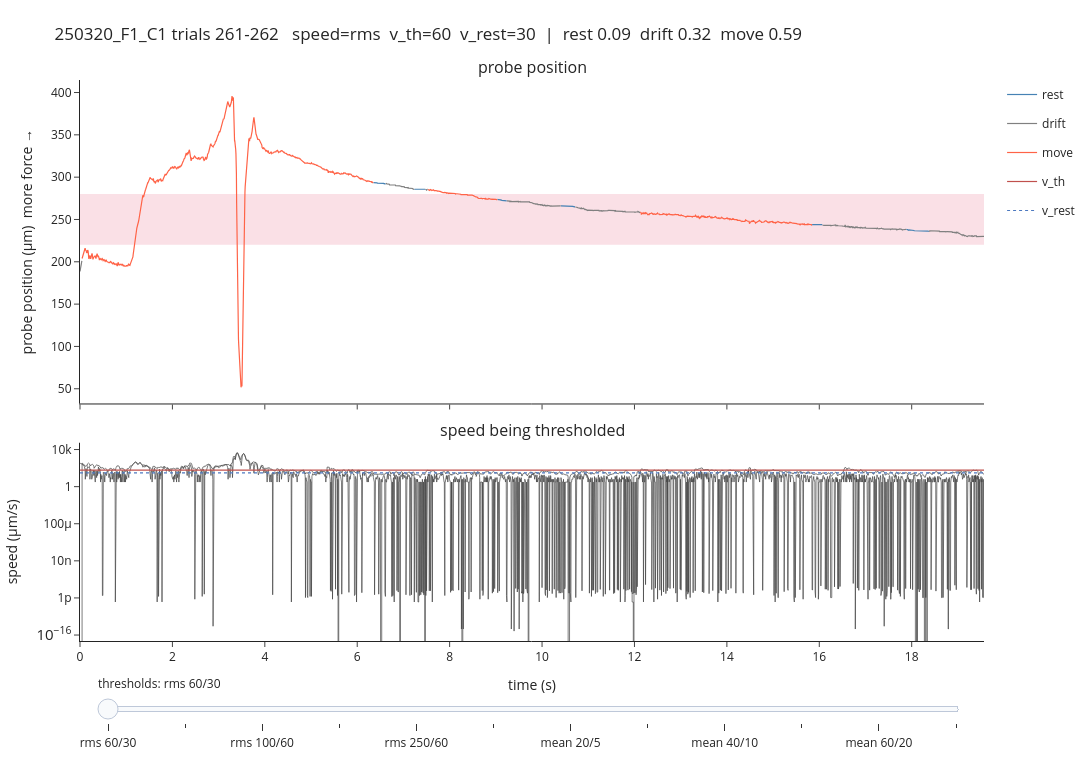

The code cell stored with this chart in its notebook:
### Code cell
trials_261 = load_trial_run('250320_F1_C1', 261, 262)

fig_expl = plotly_threshold_explorer(
    trials_261, title='250320_F1_C1 trials 261-262',
    savepath=f'{mutant_fig_dir}/250320_F1_C1/threshold_explorer_trial_261.html')
fig_expl.show()

# state fractions across the whole grid, to compare settings numerically
_t, _x, _ = build_trace_with_boundaries(trials_261)
rows = []
for c in default_grid():
    _, st = classify(_t, _x, c['v_th'], c['v_rest'], speed_kind=c['speed_kind'])
    rows.append({**c,
                 'rest': np.mean(st == kin.STATE_REST),
                 'drift': np.mean(st == kin.STATE_DRIFT),
                 'move': np.mean(st == kin.STATE_MOVE)})
pd.DataFrame(rows)

### Figure 1 — Plotly figure (JSON) as saved in the notebook; plotly's stock layout.template omitted (floating-point values rounded to 4 significant figures; data arrays with more than 128 entries replaced by an {"elided": "..."} marker saying what was removed)
{"data": [{"hovertemplate": "%{y:.0f} µm/s<extra></extra>", "line": {"color": "#444", "width": 0.7}, "mode": "lines", "name": "speed (mean)", "showlegend": false, "type": "scatter", "x": {"elided": "3914 float values"}, "xaxis": "x2", "y": {"elided": "3914 float values"}, "yaxis": "y2"}, {"hovertemplate": "%{y:.0f} µm/s<extra></extra>", "line": {"color": "#444", "width": 0.7}, "mode": "lines", "name": "speed (rms)", "showlegend": false, "type": "scatter", "x": {"elided": "3914 float values"}, "xaxis": "x2", "y": {"elided": "3914 float values"}, "yaxis": "y2"}, {"hovertemplate": "%{y:.0f} µm<extra>rest</extra>", "legendgroup": "rest", "line": {"color": "steelblue", "width": 1.2}, "mode": "lines", "name": "rest", "showlegend": true, "type": "scatter", "visible": true, "x": {"elided": "3914 float values"}, "xaxis": "x", "y": {"elided": "3914 float values"}, "yaxis": "y"}, {"hovertemplate": "%{y:.0f} µm<extra>drift</extra>", "legendgroup": "drift", "line": {"color": "gray", "width": 1.2}, "mode": "lines", "name": "drift", "showlegend": true, "type": "scatter", "visible": true, "x": {"elided": "3914 float values"}, "xaxis": "x", "y": {"elided": "3914 float values"}, "yaxis": "y"}, {"hovertemplate": "%{y:.0f} µm<extra>move</extra>", "legendgroup": "move", "line": {"color": "tomato", "width": 1.2}, "mode": "lines", "name": "move", "showlegend": true, "type": "scatter", "visible": true, "x": {"elided": "3914 float values"}, "xaxis": "x", "y": {"elided": "3914 float values"}, "yaxis": "y"}, {"hovertemplate": "v_th=60<extra></extra>", "line": {"color": "#c0504d", "dash": "solid", "width": 1.2}, "mode": "lines", "name": "v_th", "showlegend": true, "type": "scatter", "visible": true, "x": [0, 19.56], "xaxis": "x2", "y": [60, 60], "yaxis": "y2"}, {"hovertemplate": "v_rest=30<extra></extra>", "line": {"color": "#4d79c0", "dash": "dot", "width": 1.2}, "mode": "lines", "name": "v_rest", "showlegend": true, "type": "scatter", "visible": true, "x": [0, 19.56], "xaxis": "x2", "y": [30, 30], "yaxis": "y2"}, {"hovertemplate": "%{y:.0f} µm<extra>rest</extra>", "legendgroup": "rest", "line": {"color": "steelblue", "width": 1.2}, "mode": "lines", "name": "rest", "showlegend": false, "type": "scatter", "visible": false, "x": {"elided": "3914 float values"}, "xaxis": "x", "y": {"elided": "3914 float values"}, "yaxis": "y"}, {"hovertemplate": "%{y:.0f} µm<extra>drift</extra>", "legendgroup": "drift", "line": {"color": "gray", "width": 1.2}, "mode": "lines", "name": "drift", "showlegend": false, "type": "scatter", "visible": false, "x": {"elided": "3914 float values"}, "xaxis": "x", "y": {"elided": "3914 float values"}, "yaxis": "y"}, {"hovertemplate": "%{y:.0f} µm<extra>move</extra>", "legendgroup": "move", "line": {"color": "tomato", "width": 1.2}, "mode": "lines", "name": "move", "showlegend": false, "type": "scatter", "visible": false, "x": {"elided": "3914 float values"}, "xaxis": "x", "y": {"elided": "3914 float values"}, "yaxis": "y"}, {"hovertemplate": "v_th=100<extra></extra>", "line": {"color": "#c0504d", "dash": "solid", "width": 1.2}, "mode": "lines", "name": "v_th", "showlegend": false, "type": "scatter", "visible": false, "x": [0, 19.56], "xaxis": "x2", "y": [100, 100], "yaxis": "y2"}, {"hovertemplate": "v_rest=30<extra></extra>", "line": {"color": "#4d79c0", "dash": "dot", "width": 1.2}, "mode": "lines", "name": "v_rest", "showlegend": false, "type": "scatter", "visible": false, "x": [0, 19.56], "xaxis": "x2", "y": [30, 30], "yaxis": "y2"}, {"hovertemplate": "%{y:.0f} µm<extra>rest</extra>", "legendgroup": "rest", "line": {"color": "steelblue", "width": 1.2}, "mode": "lines", "name": "rest", "showlegend": false, "type": "scatter", "visible": false, "x": {"elided": "3914 float values"}, "xaxis": "x", "y": {"elided": "3914 float values"}, "yaxis": "y"}, {"hovertemplate": "%{y:.0f} µm<extra>drift</extra>", "legendgroup": "drift", "line": {"color": "gray", "width": 1.2}, "mode": "lines", "name": "drift", "showlegend": false, "type": "scatter", "visible": false, "x": {"elided": "3914 float values"}, "xaxis": "x", "y": {"elided": "3914 float values"}, "yaxis": "y"}, {"hovertemplate": "%{y:.0f} µm<extra>move</extra>", "legendgroup": "move", "line": {"color": "tomato", "width": 1.2}, "mode": "lines", "name": "move", "showlegend": false, "type": "scatter", "visible": false, "x": {"elided": "3914 float values"}, "xaxis": "x", "y": {"elided": "3914 float values"}, "yaxis": "y"}, {"hovertemplate": "v_th=100<extra></extra>", "line": {"color": "#c0504d", "dash": "solid", "width": 1.2}, "mode": "lines", "name": "v_th", "showlegend": false, "type": "scatter", "visible": false, "x": [0, 19.56], "xaxis": "x2", "y": [100, 100], "yaxis": "y2"}, {"hovertemplate": "v_rest=60<extra></extra>", "line": {"color": "#4d79c0", "dash": "dot", "width": 1.2}, "mode": "lines", "name": "v_rest", "showlegend": false, "type": "scatter", "visible": false, "x": [0, 19.56], "xaxis": "x2", "y": [60, 60], "yaxis": "y2"}, {"hovertemplate": "%{y:.0f} µm<extra>rest</extra>", "legendgroup": "rest", "line": {"color": "steelblue", "width": 1.2}, "mode": "lines", "name": "rest", "showlegend": false, "type": "scatter", "visible": false, "x": {"elided": "3914 float values"}, "xaxis": "x", "y": {"elided": "3914 float values"}, "yaxis": "y"}, {"hovertemplate": "%{y:.0f} µm<extra>drift</extra>", "legendgroup": "drift", "line": {"color": "gray", "width": 1.2}, "mode": "lines", "name": "drift", "showlegend": false, "type": "scatter", "visible": false, "x": {"elided": "3914 float values"}, "xaxis": "x", "y": {"elided": "3914 float values"}, "yaxis": "y"}, {"hovertemplate": "%{y:.0f} µm<extra>move</extra>", "legendgroup": "move", "line": {"color": "tomato", "width": 1.2}, "mode": "lines", "name": "move", "showlegend": false, "type": "scatter", "visible": false, "x": {"elided": "3914 float values"}, "xaxis": "x", "y": {"elided": "3914 float values"}, "yaxis": "y"}, {"hovertemplate": "v_th=150<extra></extra>", "line": {"color": "#c0504d", "dash": "solid", "width": 1.2}, "mode": "lines", "name": "v_th", "showlegend": false, "type": "scatter", "visible": false, "x": [0, 19.56], "xaxis": "x2", "y": [150, 150], "yaxis": "y2"}, {"hovertemplate": "v_rest=60<extra></extra>", "line": {"color": "#4d79c0", "dash": "dot", "width": 1.2}, "mode": "lines", "name": "v_rest", "showlegend": false, "type": "scatter", "visible": false, "x": [0, 19.56], "xaxis": "x2", "y": [60, 60], "yaxis": "y2"}, {"hovertemplate": "%{y:.0f} µm<extra>rest</extra>", "legendgroup": "rest", "line": {"color": "steelblue", "width": 1.2}, "mode": "lines", "name": "rest", "showlegend": false, "type": "scatter", "visible": false, "x": {"elided": "3914 float values"}, "xaxis": "x", "y": {"elided": "3914 float values"}, "yaxis": "y"}, {"hovertemplate": "%{y:.0f} µm<extra>drift</extra>", "legendgroup": "drift", "line": {"color": "gray", "width": 1.2}, "mode": "lines", "name": "drift", "showlegend": false, "type": "scatter", "visible": false, "x": {"elided": "3914 float values"}, "xaxis": "x", "y": {"elided": "3914 float values"}, "yaxis": "y"}, {"hovertemplate": "%{y:.0f} µm<extra>move</extra>", "legendgroup": "move", "line": {"color": "tomato", "width": 1.2}, "mode": "lines", "name": "move", "showlegend": false, "type": "scatter", "visible": false, "x": {"elided": "3914 float values"}, "xaxis": "x", "y": {"elided": "3914 float values"}, "yaxis": "y"}, {"hovertemplate": "v_th=250<extra></extra>", "line": {"color": "#c0504d", "dash": "solid", "width": 1.2}, "mode": "lines", "name": "v_th", "showlegend": false, "type": "scatter", "visible": false, "x": [0, 19.56], "xaxis": "x2", "y": [250, 250], "yaxis": "y2"}, {"hovertemplate": "v_rest=60<extra></extra>", "line": {"color": "#4d79c0", "dash": "dot", "width": 1.2}, "mode": "lines", "name": "v_rest", "showlegend": false, "type": "scatter", "visible": false, "x": [0, 19.56], "xaxis": "x2", "y": [60, 60], "yaxis": "y2"}, {"hovertemplate": "%{y:.0f} µm<extra>rest</extra>", "legendgroup": "rest", "line": {"color": "steelblue", "width": 1.2}, "mode": "lines", "name": "rest", "showlegend": false, "type": "scatter", "visible": false, "x": {"elided": "3914 float values"}, "xaxis": "x", "y": {"elided": "3914 float values"}, "yaxis": "y"}, {"hovertemplate": "%{y:.0f} µm<extra>drift</extra>", "legendgroup": "drift", "line": {"color": "gray", "width": 1.2}, "mode": "lines", "name": "drift", "showlegend": false, "type": "scatter", "visible": false, "x": {"elided": "3914 float values"}, "xaxis": "x", "y": {"elided": "3914 float values"}, "yaxis": "y"}, {"hovertemplate": "%{y:.0f} µm<extra>move</extra>", "legendgroup": "move", "line": {"color": "tomato", "width": 1.2}, "mode": "lines", "name": "move", "showlegend": false, "type": "scatter", "visible": false, "x": {"elided": "3914 float values"}, "xaxis": "x", "y": {"elided": "3914 float values"}, "yaxis": "y"}, {"hovertemplate": "v_th=250<extra></extra>", "line": {"color": "#c0504d", "dash": "solid", "width": 1.2}, "mode": "lines", "name": "v_th", "showlegend": false, "type": "scatter", "visible": false, "x": [0, 19.56], "xaxis": "x2", "y": [250, 250], "yaxis": "y2"}, {"hovertemplate": "v_rest=100<extra></extra>", "line": {"color": "#4d79c0", "dash": "dot", "width": 1.2}, "mode": "lines", "name": "v_rest", "showlegend": false, "type": "scatter", "visible": false, "x": [0, 19.56], "xaxis": "x2", "y": [100, 100], "yaxis": "y2"}, {"hovertemplate": "%{y:.0f} µm<extra>rest</extra>", "legendgroup": "rest", "line": {"color": "steelblue", "width": 1.2}, "mode": "lines", "name": "rest", "showlegend": false, "type": "scatter", "visible": false, "x": {"elided": "3914 float values"}, "xaxis": "x", "y": {"elided": "3914 float values"}, "yaxis": "y"}, {"hovertemplate": "%{y:.0f} µm<extra>drift</extra>", "legendgroup": "drift", "line": {"color": "gray", "width": 1.2}, "mode": "lines", "name": "drift", "showlegend": false, "type": "scatter", "visible": false, "x": {"elided": "3914 float values"}, "xaxis": "x", "y": {"elided": "3914 float values"}, "yaxis": "y"}, {"hovertemplate": "%{y:.0f} µm<extra>move</extra>", "legendgroup": "move", "line": {"color": "tomato", "width": 1.2}, "mode": "lines", "name": "move", "showlegend": false, "type": "scatter", "visible": false, "x": {"elided": "3914 float values"}, "xaxis": "x", "y": {"elided": "3914 float values"}, "yaxis": "y"}, {"hovertemplate": "v_th=20<extra></extra>", "line": {"color": "#c0504d", "dash": "solid", "width": 1.2}, "mode": "lines", "name": "v_th", "showlegend": false, "type": "scatter", "visible": false, "x": [0, 19.56], "xaxis": "x2", "y": [20, 20], "yaxis": "y2"}, {"hovertemplate": "v_rest=5<extra></extra>", "line": {"color": "#4d79c0", "dash": "dot", "width": 1.2}, "mode": "lines", "name": "v_rest", "showlegend": false, "type": "scatter", "visible": false, "x": [0, 19.56], "xaxis": "x2", "y": [5, 5], "yaxis": "y2"}, {"hovertemplate": "%{y:.0f} µm<extra>rest</extra>", "legendgroup": "rest", "line": {"color": "steelblue", "width": 1.2}, "mode": "lines", "name": "rest", "showlegend": false, "type": "scatter", "visible": false, "x": {"elided": "3914 float values"}, "xaxis": "x", "y": {"elided": "3914 float values"}, "yaxis": "y"}, {"hovertemplate": "%{y:.0f} µm<extra>drift</extra>", "legendgroup": "drift", "line": {"color": "gray", "width": 1.2}, "mode": "lines", "name": "drift", "showlegend": false, "type": "scatter", "visible": false, "x": {"elided": "3914 float values"}, "xaxis": "x", "y": {"elided": "3914 float values"}, "yaxis": "y"}, {"hovertemplate": "%{y:.0f} µm<extra>move</extra>", "legendgroup": "move", "line": {"color": "tomato", "width": 1.2}, "mode": "lines", "name": "move", "showlegend": false, "type": "scatter", "visible": false, "x": {"elided": "3914 float values"}, "xaxis": "x", "y": {"elided": "3914 float values"}, "yaxis": "y"}, {"hovertemplate": "v_th=20<extra></extra>", "line": {"color": "#c0504d", "dash": "solid", "width": 1.2}, "mode": "lines", "name": "v_th", "showlegend": false, "type": "scatter", "visible": false, "x": [0, 19.56], "xaxis": "x2", "y": [20, 20], "yaxis": "y2"}, {"hovertemplate": "v_rest=10<extra></extra>", "line": {"color": "#4d79c0", "dash": "dot", "width": 1.2}, "mode": "lines", "name": "v_rest", "showlegend": false, "type": "scatter", "visible": false, "x": [0, 19.56], "xaxis": "x2", "y": [10, 10], "yaxis": "y2"}, {"hovertemplate": "%{y:.0f} µm<extra>rest</extra>", "legendgroup": "rest", "line": {"color": "steelblue", "width": 1.2}, "mode": "lines", "name": "rest", "showlegend": false, "type": "scatter", "visible": false, "x": {"elided": "3914 float values"}, "xaxis": "x", "y": {"elided": "3914 float values"}, "yaxis": "y"}, {"hovertemplate": "%{y:.0f} µm<extra>drift</extra>", "legendgroup": "drift", "line": {"color": "gray", "width": 1.2}, "mode": "lines", "name": "drift", "showlegend": false, "type": "scatter", "visible": false, "x": {"elided": "3914 float values"}, "xaxis": "x", "y": {"elided": "3914 float values"}, "yaxis": "y"}, {"hovertemplate": "%{y:.0f} µm<extra>move</extra>", "legendgroup": "move", "line": {"color": "tomato", "width": 1.2}, "mode": "lines", "name": "move", "showlegend": false, "type": "scatter", "visible": false, "x": {"elided": "3914 float values"}, "xaxis": "x", "y": {"elided": "3914 float values"}, "yaxis": "y"}, {"hovertemplate": "v_th=40<extra></extra>", "line": {"color": "#c0504d", "dash": "solid", "width": 1.2}, "mode": "lines", "name": "v_th", "showlegend": false, "type": "scatter", "visible": false, "x": [0, 19.56], "xaxis": "x2", "y": [40, 40], "yaxis": "y2"}, {"hovertemplate": "v_rest=10<extra></extra>", "line": {"color": "#4d79c0", "dash": "dot", "width": 1.2}, "mode": "lines", "name": "v_rest", "showlegend": false, "type": "scatter", "visible": false, "x": [0, 19.56], "xaxis": "x2", "y": [10, 10], "yaxis": "y2"}, {"hovertemplate": "%{y:.0f} µm<extra>rest</extra>", "legendgroup": "rest", "line": {"color": "steelblue", "width": 1.2}, "mode": "lines", "name": "rest", "showlegend": false, "type": "scatter", "visible": false, "x": {"elided": "3914 float values"}, "xaxis": "x", "y": {"elided": "3914 float values"}, "yaxis": "y"}, {"hovertemplate": "%{y:.0f} µm<extra>drift</extra>", "legendgroup": "drift", "line": {"color": "gray", "width": 1.2}, "mode": "lines", "name": "drift", "showlegend": false, "type": "scatter", "visible": false, "x": {"elided": "3914 float values"}, "xaxis": "x", "y": {"elided": "3914 float values"}, "yaxis": "y"}, {"hovertemplate": "%{y:.0f} µm<extra>move</extra>", "legendgroup": "move", "line": {"color": "tomato", "width": 1.2}, "mode": "lines", "name": "move", "showlegend": false, "type": "scatter", "visible": false, "x": {"elided": "3914 float values"}, "xaxis": "x", "y": {"elided": "3914 float values"}, "yaxis": "y"}, {"hovertemplate": "v_th=40<extra></extra>", "line": {"color": "#c0504d", "dash": "solid", "width": 1.2}, "mode": "lines", "name": "v_th", "showlegend": false, "type": "scatter", "visible": false, "x": [0, 19.56], "xaxis": "x2", "y": [40, 40], "yaxis": "y2"}, {"hovertemplate": "v_rest=20<extra></extra>", "line": {"color": "#4d79c0", "dash": "dot", "width": 1.2}, "mode": "lines", "name": "v_rest", "showlegend": false, "type": "scatter", "visible": false, "x": [0, 19.56], "xaxis": "x2", "y": [20, 20], "yaxis": "y2"}, {"hovertemplate": "%{y:.0f} µm<extra>rest</extra>", "legendgroup": "rest", "line": {"color": "steelblue", "width": 1.2}, "mode": "lines", "name": "rest", "showlegend": false, "type": "scatter", "visible": false, "x": {"elided": "3914 float values"}, "xaxis": "x", "y": {"elided": "3914 float values"}, "yaxis": "y"}, {"hovertemplate": "%{y:.0f} µm<extra>drift</extra>", "legendgroup": "drift", "line": {"color": "gray", "width": 1.2}, "mode": "lines", "name": "drift", "showlegend": false, "type": "scatter", "visible": false, "x": {"elided": "3914 float values"}, "xaxis": "x", "y": {"elided": "3914 float values"}, "yaxis": "y"}, {"hovertemplate": "%{y:.0f} µm<extra>move</extra>", "legendgroup": "move", "line": {"color": "tomato", "width": 1.2}, "mode": "lines", "name": "move", "showlegend": false, "type": "scatter", "visible": false, "x": {"elided": "3914 float values"}, "xaxis": "x", "y": {"elided": "3914 float values"}, "yaxis": "y"}, {"hovertemplate": "v_th=60<extra></extra>", "line": {"color": "#c0504d", "dash": "solid", "width": 1.2}, "mode": "lines", "name": "v_th", "showlegend": false, "type": "scatter", "visible": false, "x": [0, 19.56], "xaxis": "x2", "y": [60, 60], "yaxis": "y2"}, {"hovertemplate": "v_rest=20<extra></extra>", "line": {"color": "#4d79c0", "dash": "dot", "width": 1.2}, "mode": "lines", "name": "v_rest", "showlegend": false, "type": "scatter", "visible": false, "x": [0, 19.56], "xaxis": "x2", "y": [20, 20], "yaxis": "y2"}, {"hovertemplate": "%{y:.0f} µm<extra>rest</extra>", "legendgroup": "rest", "line": {"color": "steelblue", "width": 1.2}, "mode": "lines", "name": "rest", "showlegend": false, "type": "scatter", "visible": false, "x": {"elided": "3914 float values"}, "xaxis": "x", "y": {"elided": "3914 float values"}, "yaxis": "y"}, {"hovertemplate": "%{y:.0f} µm<extra>drift</extra>", "legendgroup": "drift", "line": {"color": "gray", "width": 1.2}, "mode": "lines", "name": "drift", "showlegend": false, "type": "scatter", "visible": false, "x": {"elided": "3914 float values"}, "xaxis": "x", "y": {"elided": "3914 float values"}, "yaxis": "y"}, {"hovertemplate": "%{y:.0f} µm<extra>move</extra>", "legendgroup": "move", "line": {"color": "tomato", "width": 1.2}, "mode": "lines", "name": "move", "showlegend": false, "type": "scatter", "visible": false, "x": {"elided": "3914 float values"}, "xaxis": "x", "y": {"elided": "3914 float values"}, "yaxis": "y"}, {"hovertemplate": "v_th=60<extra></extra>", "line": {"color": "#c0504d", "dash": "solid", "width": 1.2}, "mode": "lines", "name": "v_th", "showlegend": false, "type": "scatter", "visible": false, "x": [0, 19.56], "xaxis": "x2", "y": [60, 60], "yaxis": "y2"}, {"hovertemplate": "v_rest=30<extra></extra>", "line": {"color": "#4d79c0", "dash": "dot", "width": 1.2}, "mode": "lines", "name": "v_rest", "showlegend": false, "type": "scatter", "visible": false, "x": [0, 19.56], "xaxis": "x2", "y": [30, 30], "yaxis": "y2"}], "layout": {"annotations": [{"font": {"size": 16}, "showarrow": false, "text": "probe position", "x": 0.5, "xanchor": "center", "xref": "paper", "y": 1, "yanchor": "bottom", "yref": "paper"}, {"font": {"size": 16}, "showarrow": false, "text": "speed being thresholded", "x": 0.5, "xanchor": "center", "xref": "paper", "y": 0.3534, "yanchor": "bottom", "yref": "paper"}], "font": {"size": 12}, "height": 760, "hovermode": "x unified", "margin": {"b": 110, "l": 70, "r": 40, "t": 80}, "shapes": [{"fillcolor": "#f6c1cd", "layer": "below", "line": {"width": 0}, "opacity": 0.5, "type": "rect", "x0": 0, "x1": 1, "xref": "x domain", "y0": 220, "y1": 280, "yref": "y"}], "sliders": [{"active": 0, "currentvalue": {"prefix": "thresholds: "}, "len": 0.96, "steps": [{"args": [{"visible": [false, true, true, true, true, true, true, false, false, false, false, false, false, false, false, false, false, false, false, false, false, false, false, false, false, false, false, false, false, false, false, false, false, false, false, false, false, false, false, false, false, false, false, false, false, false, false, false, false, false, false, false, false, false, false, false, false, false, false, false, false, false]}, {"title": "250320_F1_C1 trials 261-262   speed=rms  v_th=60  v_rest=30  |  rest 0.09  drift 0.32  move 0.59"}], "label": "rms 60/30", "method": "update"}, {"args": [{"visible": [false, true, false, false, false, false, false, true, true, true, true, true, false, false, false, false, false, false, false, false, false, false, false, false, false, false, false, false, false, false, false, false, false, false, false, false, false, false, false, false, false, false, false, false, false, false, false, false, false, false, false, false, false, false, false, false, false, false, false, false, false, false]}, {"title": "250320_F1_C1 trials 261-262   speed=rms  v_th=100  v_rest=30  |  rest 0.09  drift 0.46  move 0.45"}], "label": "rms 100/30", "method": "update"}, {"args": [{"visible": [false, true, false, false, false, false, false, false, false, false, false, false, true, true, true, true, true, false, false, false, false, false, false, false, false, false, false, false, false, false, false, false, false, false, false, false, false, false, false, false, false, false, false, false, false, false, false, false, false, false, false, false, false, false, false, false, false, false, false, false, false, false]}, {"title": "250320_F1_C1 trials 261-262   speed=rms  v_th=100  v_rest=60  |  rest 0.60  drift 0.13  move 0.27"}], "label": "rms 100/60", "method": "update"}, {"args": [{"visible": [false, true, false, false, false, false, false, false, false, false, false, false, false, false, false, false, false, true, true, true, true, true, false, false, false, false, false, false, false, false, false, false, false, false, false, false, false, false, false, false, false, false, false, false, false, false, false, false, false, false, false, false, false, false, false, false, false, false, false, false, false, false]}, {"title": "250320_F1_C1 trials 261-262   speed=rms  v_th=150  v_rest=60  |  rest 0.60  drift 0.16  move 0.23"}], "label": "rms 150/60", "method": "update"}, {"args": [{"visible": [false, true, false, false, false, false, false, false, false, false, false, false, false, false, false, false, false, false, false, false, false, false, true, true, true, true, true, false, false, false, false, false, false, false, false, false, false, false, false, false, false, false, false, false, false, false, false, false, false, false, false, false, false, false, false, false, false, false, false, false, false, false]}, {"title": "250320_F1_C1 trials 261-262   speed=rms  v_th=250  v_rest=60  |  rest 0.60  drift 0.16  move 0.23"}], "label": "rms 250/60", "method": "update"}, {"args": [{"visible": [false, true, false, false, false, false, false, false, false, false, false, false, false, false, false, false, false, false, false, false, false, false, false, false, false, false, false, true, true, true, true, true, false, false, false, false, false, false, false, false, false, false, false, false, false, false, false, false, false, false, false, false, false, false, false, false, false, false, false, false, false, false]}, {"title": "250320_F1_C1 trials 261-262   speed=rms  v_th=250  v_rest=100  |  rest 0.78  drift 0.02  move 0.21"}], "label": "rms 250/100", "method": "update"}, {"args": [{"visible": [true, false, false, false, false, false, false, false, false, false, false, false, false, false, false, false, false, false, false, false, false, false, false, false, false, false, false, false, false, false, false, false, true, true, true, true, true, false, false, false, false, false, false, false, false, false, false, false, false, false, false, false, false, false, false, false, false, false, false, false, false, false]}, {"title": "250320_F1_C1 trials 261-262   speed=mean  v_th=20  v_rest=5  |  rest 0.00  drift 0.00  move 1.00"}], "label": "mean 20/5", "method": "update"}, {"args": [{"visible": [true, false, false, false, false, false, false, false, false, false, false, false, false, false, false, false, false, false, false, false, false, false, false, false, false, false, false, false, false, false, false, false, false, false, false, false, false, true, true, true, true, true, false, false, false, false, false, false, false, false, false, false, false, false, false, false, false, false, false, false, false, false]}, {"title": "250320_F1_C1 trials 261-262   speed=mean  v_th=20  v_rest=10  |  rest 0.10  drift 0.22  move 0.68"}], "label": "mean 20/10", "method": "update"}, {"args": [{"visible": [true, false, false, false, false, false, false, false, false, false, false, false, false, false, false, false, false, false, false, false, false, false, false, false, false, false, false, false, false, false, false, false, false, false, false, false, false, false, false, false, false, false, true, true, true, true, true, false, false, false, false, false, false, false, false, false, false, false, false, false, false, false]}, {"title": "250320_F1_C1 trials 261-262   speed=mean  v_th=40  v_rest=10  |  rest 0.10  drift 0.32  move 0.58"}], "label": "mean 40/10", "method": "update"}, {"args": [{"visible": [true, false, false, false, false, false, false, false, false, false, false, false, false, false, false, false, false, false, false, false, false, false, false, false, false, false, false, false, false, false, false, false, false, false, false, false, false, false, false, false, false, false, false, false, false, false, false, true, true, true, true, true, false, false, false, false, false, false, false, false, false, false]}, {"title": "250320_F1_C1 trials 261-262   speed=mean  v_th=40  v_rest=20  |  rest 0.44  drift 0.12  move 0.43"}], "label": "mean 40/20", "method": "update"}, {"args": [{"visible": [true, false, false, false, false, false, false, false, false, false, false, false, false, false, false, false, false, false, false, false, false, false, false, false, false, false, false, false, false, false, false, false, false, false, false, false, false, false, false, false, false, false, false, false, false, false, false, false, false, false, false, false, true, true, true, true, true, false, false, false, false, false]}, {"title": "250320_F1_C1 trials 261-262   speed=mean  v_th=60  v_rest=20  |  rest 0.44  drift 0.23  move 0.32"}], "label": "mean 60/20", "method": "update"}, {"args": [{"visible": [true, false, false, false, false, false, false, false, false, false, false, false, false, false, false, false, false, false, false, false, false, false, false, false, false, false, false, false, false, false, false, false, false, false, false, false, false, false, false, false, false, false, false, false, false, false, false, false, false, false, false, false, false, false, false, false, false, true, true, true, true, true]}, {"title": "250320_F1_C1 trials 261-262   speed=mean  v_th=60  v_rest=30  |  rest 0.58  drift 0.17  move 0.25"}], "label": "mean 60/30", "method": "update"}], "x": 0.02, "y": -0.02}], "title": {"text": "250320_F1_C1 trials 261-262   speed=rms  v_th=60  v_rest=30  |  rest 0.09  drift 0.32  move 0.59"}, "width": 1150, "xaxis": {"anchor": "y", "domain": [0, 1], "matches": "x2", "showticklabels": false}, "xaxis2": {"anchor": "y2", "domain": [0, 1], "title": {"text": "time (s)"}}, "yaxis": {"anchor": "x", "domain": [0.4234, 1], "title": {"text": "probe position (µm)  more force →"}}, "yaxis2": {"anchor": "x2", "domain": [0, 0.3534], "title": {"text": "speed (µm/s)"}, "type": "log"}}}
